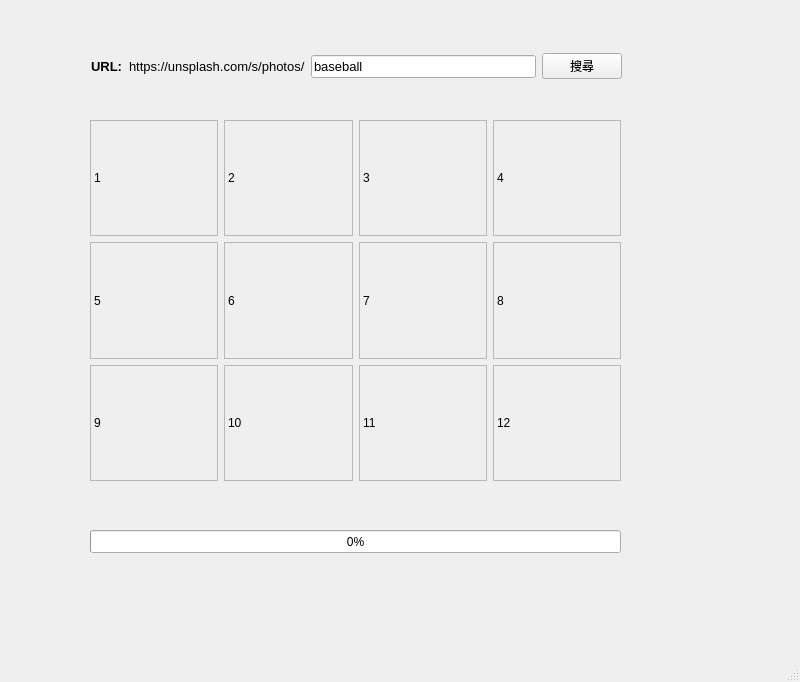
<?xml version="1.0" encoding="UTF-8"?>
<ui version="4.0">
 <class>MainWindow</class>
 <widget class="QMainWindow" name="MainWindow">
  <property name="geometry">
   <rect>
    <x>0</x>
    <y>0</y>
    <width>800</width>
    <height>682</height>
   </rect>
  </property>
  <property name="windowTitle">
   <string>MainWindow</string>
  </property>
  <widget class="QWidget" name="centralwidget">
   <widget class="QProgressBar" name="progressBar">
    <property name="geometry">
     <rect>
      <x>90</x>
      <y>530</y>
      <width>531</width>
      <height>23</height>
     </rect>
    </property>
    <property name="value">
     <number>0</number>
    </property>
   </widget>
   <widget class="QWidget" name="layoutWidget">
    <property name="geometry">
     <rect>
      <x>91</x>
      <y>50</y>
      <width>531</width>
      <height>33</height>
     </rect>
    </property>
    <layout class="QHBoxLayout" name="horizontalLayout">
     <item>
      <widget class="QLabel" name="label">
       <property name="font">
        <font>
         <pointsize>10</pointsize>
         <weight>75</weight>
         <bold>true</bold>
        </font>
       </property>
       <property name="text">
        <string>URL:</string>
       </property>
      </widget>
     </item>
     <item>
      <widget class="QLabel" name="label_url">
       <property name="font">
        <font>
         <pointsize>10</pointsize>
        </font>
       </property>
       <property name="text">
        <string>https://unsplash.com/s/photos/</string>
       </property>
      </widget>
     </item>
     <item>
      <widget class="QLineEdit" name="lineEdit_url">
       <property name="font">
        <font>
         <pointsize>10</pointsize>
        </font>
       </property>
       <property name="text">
        <string>baseball</string>
       </property>
      </widget>
     </item>
     <item>
      <widget class="QPushButton" name="pBut_search">
       <property name="text">
        <string>搜尋</string>
       </property>
       <property name="icon">
        <iconset>
         <normaloff>../ICONS/feather_RED/download.svg</normaloff>../ICONS/feather_RED/download.svg</iconset>
       </property>
      </widget>
     </item>
    </layout>
   </widget>
   <widget class="QWidget" name="layoutWidget">
    <property name="geometry">
     <rect>
      <x>90</x>
      <y>120</y>
      <width>531</width>
      <height>361</height>
     </rect>
    </property>
    <layout class="QGridLayout" name="gridLayout">
     <item row="1" column="0">
      <widget class="QLabel" name="label_5">
       <property name="frameShape">
        <enum>QFrame::StyledPanel</enum>
       </property>
       <property name="text">
        <string>5</string>
       </property>
       <property name="scaledContents">
        <bool>true</bool>
       </property>
      </widget>
     </item>
     <item row="1" column="2">
      <widget class="QLabel" name="label_7">
       <property name="frameShape">
        <enum>QFrame::StyledPanel</enum>
       </property>
       <property name="text">
        <string>7</string>
       </property>
       <property name="scaledContents">
        <bool>true</bool>
       </property>
      </widget>
     </item>
     <item row="0" column="1">
      <widget class="QLabel" name="label_2">
       <property name="frameShape">
        <enum>QFrame::StyledPanel</enum>
       </property>
       <property name="text">
        <string>2</string>
       </property>
       <property name="scaledContents">
        <bool>true</bool>
       </property>
      </widget>
     </item>
     <item row="0" column="2">
      <widget class="QLabel" name="label_3">
       <property name="frameShape">
        <enum>QFrame::StyledPanel</enum>
       </property>
       <property name="text">
        <string>3</string>
       </property>
       <property name="scaledContents">
        <bool>true</bool>
       </property>
      </widget>
     </item>
     <item row="0" column="0">
      <widget class="QLabel" name="label_1">
       <property name="frameShape">
        <enum>QFrame::StyledPanel</enum>
       </property>
       <property name="text">
        <string>1</string>
       </property>
       <property name="scaledContents">
        <bool>true</bool>
       </property>
      </widget>
     </item>
     <item row="0" column="3">
      <widget class="QLabel" name="label_4">
       <property name="frameShape">
        <enum>QFrame::StyledPanel</enum>
       </property>
       <property name="text">
        <string>4</string>
       </property>
       <property name="scaledContents">
        <bool>true</bool>
       </property>
      </widget>
     </item>
     <item row="1" column="1">
      <widget class="QLabel" name="label_6">
       <property name="frameShape">
        <enum>QFrame::StyledPanel</enum>
       </property>
       <property name="text">
        <string>6</string>
       </property>
       <property name="scaledContents">
        <bool>true</bool>
       </property>
      </widget>
     </item>
     <item row="1" column="3">
      <widget class="QLabel" name="label_8">
       <property name="frameShape">
        <enum>QFrame::StyledPanel</enum>
       </property>
       <property name="text">
        <string>8</string>
       </property>
       <property name="scaledContents">
        <bool>true</bool>
       </property>
      </widget>
     </item>
     <item row="2" column="3">
      <widget class="QLabel" name="label_12">
       <property name="frameShape">
        <enum>QFrame::StyledPanel</enum>
       </property>
       <property name="text">
        <string>12</string>
       </property>
       <property name="scaledContents">
        <bool>true</bool>
       </property>
      </widget>
     </item>
     <item row="2" column="2">
      <widget class="QLabel" name="label_11">
       <property name="frameShape">
        <enum>QFrame::StyledPanel</enum>
       </property>
       <property name="text">
        <string>11</string>
       </property>
       <property name="scaledContents">
        <bool>true</bool>
       </property>
      </widget>
     </item>
     <item row="2" column="1">
      <widget class="QLabel" name="label_10">
       <property name="frameShape">
        <enum>QFrame::StyledPanel</enum>
       </property>
       <property name="text">
        <string>10</string>
       </property>
       <property name="scaledContents">
        <bool>true</bool>
       </property>
      </widget>
     </item>
     <item row="2" column="0">
      <widget class="QLabel" name="label_9">
       <property name="frameShape">
        <enum>QFrame::StyledPanel</enum>
       </property>
       <property name="text">
        <string>9</string>
       </property>
       <property name="scaledContents">
        <bool>true</bool>
       </property>
      </widget>
     </item>
    </layout>
   </widget>
  </widget>
  <widget class="QMenuBar" name="menubar">
   <property name="geometry">
    <rect>
     <x>0</x>
     <y>0</y>
     <width>800</width>
     <height>36</height>
    </rect>
   </property>
  </widget>
  <widget class="QStatusBar" name="statusbar"/>
 </widget>
 <resources/>
 <connections/>
</ui>
